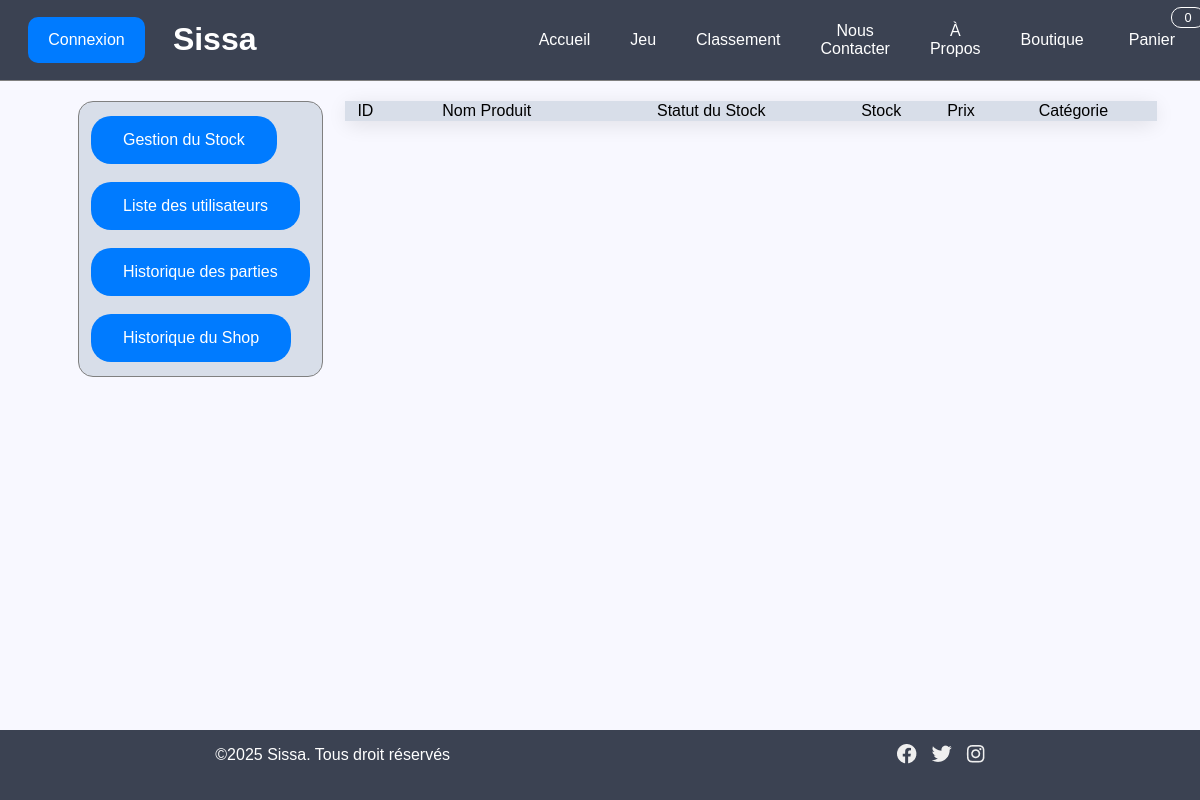
Before: /Projet/pages/admin.php?action=STK with the older database file.
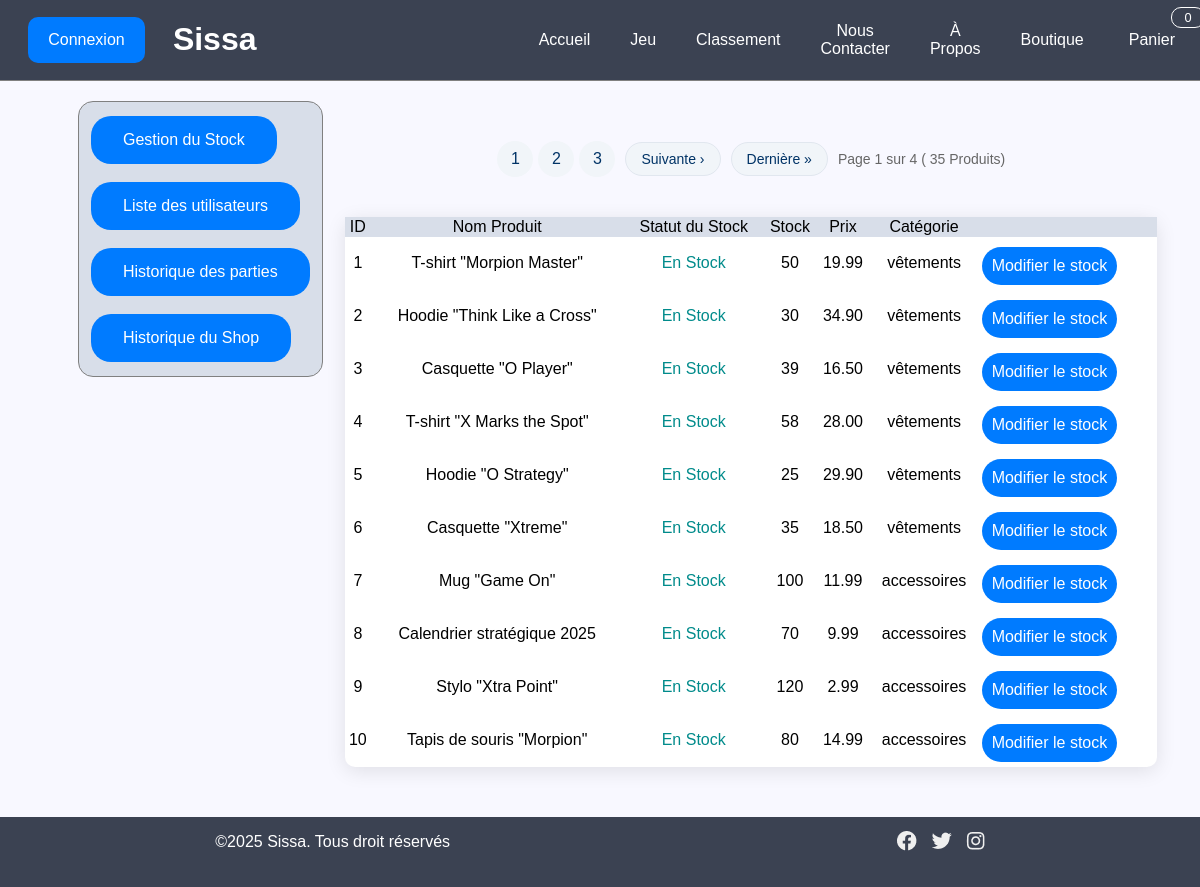
After: the same page with the newer database file.
### tables this page shows
CREATE TABLE Article(
   idArticle INT AUTO_INCREMENT,
   prix DECIMAL(8,2),
   nom VARCHAR(50) NOT NULL,
   stock INT NOT NULL,
   description VARCHAR(200) NOT NULL,
   lien_image VARCHAR(50),
   PRIMARY KEY(idArticle)
);

### Projet/common/db.php (called while the page is built, shortened)
<?php
function isConnected(){
    return isset($_SESSION['user']);
}
function getNumberOfProducts($db){
    try{
        $stmt = $db->prepare("SELECT COUNT(*) as cs FROM article ");
        $stmt->execute();
        $count = $stmt->fetch(PDO::FETCH_ASSOC);
        return $count['cs'];
    }catch(PDOException $e){
        header("Location: ../pages/error_page.php");
        exit();
    }
}
function getProducts($pdo,$page,$page_size){
    try{
        $stmt = $pdo->prepare('
        SELECT a.idArticle as id,a.nom as name, a.prix as prix, a.stock as stk, a.categorie as ctg from article a
        limit ?,?
        ');
        $debut =($page-1) * $page_size;
        $stmt->bindParam(1,$debut, PDO::PARAM_INT);
        $stmt->bindParam(2,$page_size, PDO::PARAM_INT);
        $stmt->execute();
        $commandes = $stmt->fetchAll(PDO::FETCH_ASSOC);
        return $commandes;
    }catch(PDOException $e){
        header("Location: ../pages/error_page.php");
        exit();
    }
}
?>

### Projet/admin/listArticles.php (the view, shortened to what this page needs)
<?php
    require_once("../common/db.php");
    function afficheArticles($db,$page){
        try{
            $result = getProducts($db,$page,$GLOBALS['product_per_page']);
            echo "<table class=\"list-table\">";
            echo "<thead><tr><td>ID</td><td>Nom Produit</td><td>Statut du Stock</td><td>Stock</td><td>Prix</td><td>Catégorie</td><td></td></tr></thead>";
            foreach($result as $product){
                $id= $product['id'];
                $name= $product['name'];
                $status_style = $product['stk']==0?"#ff2500":"#008b8b";
                $status= $product['stk']==0?"Rupture de stock":"En Stock";
                $stock= $product['stk'];
                $prix = $product['prix'];
                $categorie = $product['ctg'];
                echo "<tr>
                <td>
                    <div class=\"list-table-element\">$id</div>
                </td>
                <td>
                <div class=\"list-table-element\">
                    $name
                </div>
                </td>
                <td>
                <div style=\"color: $status_style;\"class=\"list-table-element\">
                    $status
                </div>
                </td>
                <td>
                <div class=\"list-table-element\">
                    $stock
                </div>
                </td>
                <td>
                <div class=\"list-table-element\">
                    $prix
                </div>
                </td>
                <td>
                <div class=\"list-table-element\">
                    $categorie
                </div>
                </td>
                <td>
                <div class=\"list-table-element\">
                    <a class =\"color-button table-button\" href=\"../pages/admin.php?action=MPS&id=$id\">Modifier le stock</a>
                </div>
                </td>
                </tr>";
            }
            echo "<caption>";
            $name ="Produits";
            $numberofproducts = getNumberOfProducts($db);
            $nombre_pages=floor( $numberofproducts/$GLOBALS['product_per_page'] + (($numberofproducts%$GLOBALS['product_per_page']==0)?0:1));
            generatePagination("admin.php",$page,$nombre_pages,"STK",$numberofproducts ,$name);
            echo "</caption>";
            echo "</table>";
        }catch(PDOException $e){
            echo "Une erreur est survenue";
        }
    }
    $db = connect();
    $page = 1;
    afficheArticles($db,$page);
?>

### Projet/pages/admin.php (shortened to what this page needs)
<!DOCTYPE html>
<html lang="fr">
<head>
    <?php
        include("../common/styles.php")
    ?>
    <link rel="stylesheet" href="admin.css">
    <link rel="stylesheet" href="shop.css">
    <link rel="stylesheet" href="login.css">
</head>
<body>
    <?php
        require_once("../common/db.php");
        require_once("../admin/pagination.php");
        include("../common/nav.php");
    ?>
    <div class="content">
        <div class="admin-nav">
            <div class="admin-nav-element">
                <a class ="color-button" href="admin.php?action=STK">Gestion du Stock</a>
            </div>
            <div class="admin-nav-element">
                <a class ="color-button" href="admin.php?action=USR">Liste des utilisateurs</a>
            </div>
            <div class="admin-nav-element">
                <a class ="color-button" href="admin.php?action=HGM">Historique des parties</a>
            </div>
            <div class="admin-nav-element">
                <a class ="color-button" href="admin.php?action=HSH">Historique du Shop</a>
            </div>
        </div>
        <div class="data">
        <?php
        if(!empty($_GET) && isset($_GET['action'])){
            $action = $_GET['action'];
            if($action == "USR"){
                include("../admin/listUser.php");
            }else if($action=='HSH'){
                include("../admin/listPurchases.php");
            }else if($action =='STK'){
                include("../admin/listArticles.php");
            }else if($action =="MPS"){
                if(isset($_GET['id'])&&preg_match("/^[0-9]+$/",$_GET['id'])){
                    getStockForm();
                }else{
                    header("Location: error_page.php");
                    exit();
                }
            }
        }
    ?>
    </div>
    </div>
    <?php
        include("../common/footer.php");
    ?>
</body>
</html>

### Projet/common/styles.php
<link rel="stylesheet" href="palette.css">
<link rel="stylesheet" href="style.css">

### Projet/common/nav.php (shortened to what this page needs)
<?php
$nb_articles = 0;
$nav_pages = array("index.php"=>"Accueil","jeu.php"=>"Jeu","classement.php"=>"Classement","contact.php"=>"Nous Contacter","a_propos.php"=>"À Propos","shop.php"=>"Boutique","panier.php"=>"Panier");
$current_page = $_SERVER['REQUEST_URI'];
$page = explode("/",$current_page);
$current_page = end($page);
$current_page = explode("?",$current_page);
$current_page = reset($current_page);
?>
<div class="navbar">
    <div class = "connect-navbar">
        <?php
            if(isConnected()){
                echo "<a class =\"color-button disconnect-button\" href = \"deconnexion.php\">Deconnexion</a>";
            }else echo "<a class =\"color-button\" href = \"login.php\">Connexion</a>";
        ?>
    </div>
    <div class ="title-navbar">
        <h1 id="titre">Sissa</h1>
    </div>
    <div class= "inner-navbar">
        <?php
            foreach ($nav_pages as $key => $value) {
                if($key == "panier.php"){
                    echo "<div class=\"panier\">";
                    if($key == $current_page){
                        echo "<a class =\"page_selected\"href=\"panier.php\">Panier</a>";
                    }else{
                        echo "<a href=\"panier.php\">Panier</a>";
                    }
                    echo "<span class=\"badge-panier\">$nb_articles</span>";
                    echo "</div>";
                }else{
                    if($key == $current_page){
                        echo "<a class= \"page_selected\"href = \"$key\">$value</a>";
                    }else{
                        echo "<a href = \"$key\">$value</a>";
                    }
                }
            }
        ?>
    </div>
</div>

### Projet/common/footer.php
<footer class="footer">
    <div class="footer-content">
        <p>©2025 Sissa. Tous droit réservés</p>
        <img src="../images/medias.png" alt="medias">
    </div>
</footer>

### Projet/admin/pagination.php (shortened to what this page needs)
<?php
require_once("../common/db.php");
function generatePagination($phppage,$page_courante,$nombre_pages,$action,$total_elements,$name){
    if ($nombre_pages > 1){
        echo "<div class=\"pagination\">";
        echo "<div class=\"controles-pagination\">";
        echo "<div class=\"pages-numeros\">";
        $intervalle = 2;
        for ($i = max(1, $page_courante - $intervalle); $i <= min($nombre_pages, $page_courante + $intervalle); $i++) {
            $classe_page = ($i == $page_courante) ? 'page-active' : '';
            echo "<a href=\"$phppage?page=$i&action=$action\" class=\"numero-page\" $classe_page\">$i</a>";
        }
        echo "</div>";
        if ($page_courante < $nombre_pages){
            $next = $page_courante +1;
            echo "<a href=\"$phppage?page=$next&action=$action\" class=\"bouton-pagination\">Suivante &rsaquo;</a>";
            echo "<a href=\"$phppage?page=$nombre_pages&action=$action\" class=\"bouton-pagination\">Dernière &raquo;</a>";
        }
        echo "<div class=\"info-pagination\">";
        echo "Page $page_courante sur $nombre_pages ( $total_elements $name)";
        echo "</div>";
        echo "</div>";
        echo "</div>";
    }
}
?>

### Projet/pages/palette.css (style rules this page uses)
:root { --sissa_dark_blue: #3b4252; --sissa_light_blue: #007BFF; --sissa_night_sky: #003366; --sissa_error_red: #d9534f; }

### Projet/pages/style.css (style rules this page uses)
html { height: 100%; margin: 0; padding: 0; background-color: ghostwhite; }
body { font-family: Helvetica, sans-serif; height: 100%; margin: 0; padding: 0; display: table; width: 100%; }
.footer { background-color: var(--sissa_dark_blue); overflow: hidden; border-bottom: 1px solid grey; color: white; width: 100%; height: 70px; display: table-row; }
.footer-content { display: flex; align-items: center; justify-content: space-around; }
.navbar { background-color: var(--sissa_dark_blue); overflow: hidden; display: grid; grid-template-columns: 1fr 2fr 3fr; border-bottom: 1px solid grey; }
.connect-navbar { grid-column: 1; display: flex; align-items: center; justify-content: center; }
.title-navbar { grid-column: 2; display: flex; justify-content: left; }
.inner-navbar { grid-column: 3; display: flex; justify-content: space-evenly; align-items: center; vertical-align: middle; }
a { float: left; display: block; color: white; text-align: center; text-decoration: none; }
p { text-align: left; }
.navbar a { float: left; display: block; color: white; text-align: center; padding: 14px 20px; text-decoration: none; border-radius: 10px; }
#titre { color: white; }
.content { padding: 20px; text-align: center; }
.color-button { background-color: var(--sissa_light_blue); color: white; border: none; padding: 15px 32px; text-align: center; text-decoration: none; display: inline-block; font-size: 16px; margin: 4px 2px; cursor: pointer; border-radius: 20px; }
.panier { position: relative; display: inline-block; margin: 0 5px; }
.panier a { display: inline-block; position: relative; padding : 14px 20px; text-align: center; }
.badge-panier { position: absolute; top: -10px; right: -10px; background: transparent; color: white; padding: 2px 8px; border-radius: 10px; font-size: 0.8em; min-width: 16px; text-align: center; z-index: 1; border : 1px solid white; }

### Projet/pages/admin.css (style rules this page uses)
.admin-nav { grid-column: 1; float: left; height: 90%; width: fit-content; margin-left: 5%; display: table; background-color: #d8dee9; border: solid 1px grey; border-radius: 15px; border-spacing: 10px; }
.admin-nav-element { display: table-row; }
.list-table { grid-column: 2; width: 70%; background:white; border-radius:10px; box-shadow: 0 4px 20px rgba(0,0,0,0.1); margin-bottom: 30px; margin-left: auto; margin-right: auto; border-collapse: collapse; display: table; }
.list-table thead { background-color: #d8dee9; }
.list-table-element { margin-top: 5px; margin-bottom: 5px; }
.table-button { padding: 10px; }
tr td { white-space: nowrap; width: max-content; }

### Projet/pages/shop.css (style rules this page uses)
.pagination { margin: 40px 0; display: flex; flex-direction: column; align-items: center; gap: 15px; }
.controles-pagination { display: flex; flex-wrap: wrap; justify-content: center; gap: 10px; align-items: center; }
.bouton-pagination { padding: 8px 15px; background-color: #f1f5f9; color: var(--sissa_night_sky); border-radius: 20px; text-decoration: none; font-size: 14px; transition: all 0.3s ease; border: 1px solid #e1e7ef; }
.pages-numeros { display: flex; gap: 5px; }
.numero-page { display: flex; align-items: center; justify-content: center; width: 36px; height: 36px; border-radius: 50%; text-decoration: none; font-weight: 500; color: var(--sissa_night_sky); background-color: #f1f5f9; transition: all 0.3s ease; }
.info-pagination { color: #666; font-size: 14px; }

Changed rows visible on the page:
added article: idArticle "1", nom "T-shirt \"Morpion Master\"", stock "En Stock", stock "50", prix "19.99", categorie "vêtements"
added article: idArticle "2", nom "Hoodie \"Think Like a Cross\"", stock "En Stock", stock "30", prix "34.90", categorie "vêtements"
added article: idArticle "3", nom "Casquette \"O Player\"", stock "En Stock", stock "39", prix "16.50", categorie "vêtements"
added article: idArticle "4", nom "T-shirt \"X Marks the Spot\"", stock "En Stock", stock "58", prix "28.00", categorie "vêtements"
added article: idArticle "5", nom "Hoodie \"O Strategy\"", stock "En Stock", stock "25", prix "29.90", categorie "vêtements"
added article: idArticle "6", nom "Casquette \"Xtreme\"", stock "En Stock", stock "35", prix "18.50", categorie "vêtements"
added article: idArticle "7", nom "Mug \"Game On\"", stock "En Stock", stock "100", prix "11.99", categorie "accessoires"
added article: idArticle "8", nom "Calendrier stratégique 2025", stock "En Stock", stock "70", prix "9.99", categorie "accessoires"
added article: idArticle "9", nom "Stylo \"Xtra Point\"", stock "En Stock", stock "120", prix "2.99", categorie "accessoires"
added article: idArticle "10", nom "Tapis de souris \"Morpion\"", stock "En Stock", stock "80", prix "14.99", categorie "accessoires"
Other visible differences:
$page_courante: (not shown) → "1"
$nombre_pages: (not shown) → "4"
$total_elements: (not shown) → "35"
$name: (not shown) → "Produits"
new list line: "1"
new list line: "2"
new list line: "3"
text now shown: "Suivante › Dernière » Page sur ( )"
